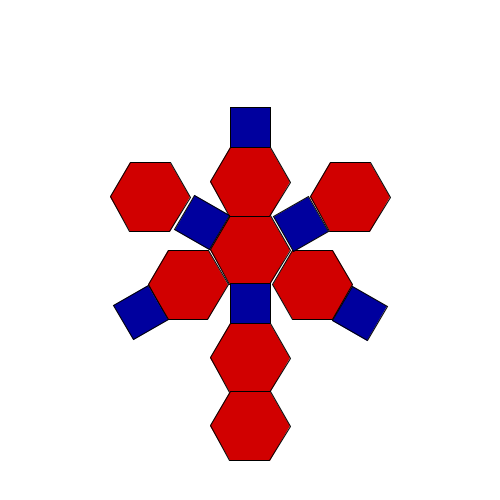
Frame 1 (no input)
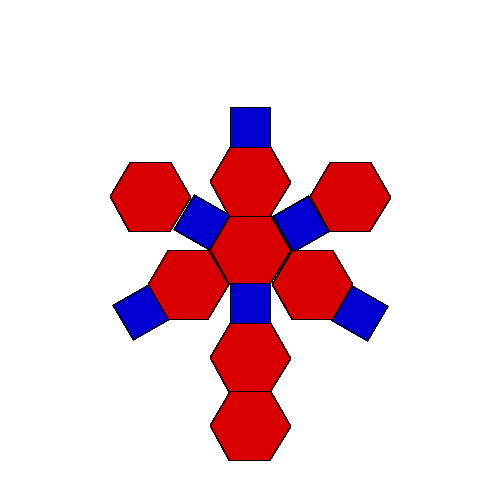
Frame 60 (the mouse pressed at the canvas centre just before this capture)
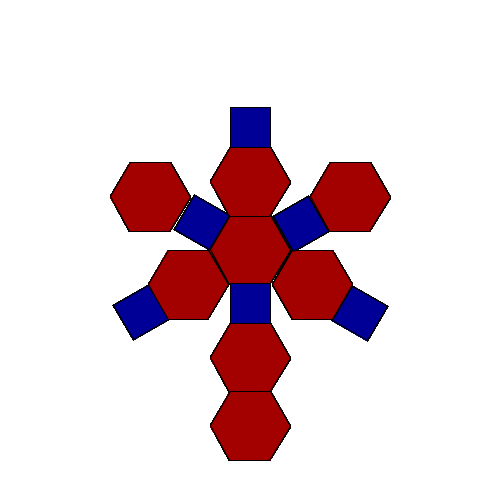
Frame 120 (the mouse held since frame 60 and released just before this capture)

The Processing sketch that drew these frames (run headless with seeded random() and noise(); from frame 60 on, the mouse is pressed at the canvas centre):

// Processing sketch: Exercise02302
// ── Exercise02302.pde
// Got stuck, used hexagon code from https://www.openprocessing.org/sketch/117535
/* Lovato, Griffin
*
* 11/28/2017
*
* Truncated Octahedron
*/

void setup() {
  size(500,500);
  background(255);
}

void draw() {
  fill(random(125,255),0,0);
  drawHexagon(250,250,40);
  
  pushMatrix();
  translate(0,-68);
  drawHexagon(250,250,40);
  translate(100,15);
  drawHexagon(250,250,40);
  translate(-200,0);
  drawHexagon(250,250,40);
  popMatrix();
  
  pushMatrix();
  translate(62.75,34.75);
  drawHexagon(250,250,40);
  popMatrix();
  
  pushMatrix();
  translate(-62,34.75);
  drawHexagon(250,250,40);
  popMatrix();

  pushMatrix();
  translate(0,108);
  drawHexagon(250,250,40);
  translate(0,68);
  drawHexagon(250,250,40);
  popMatrix();
  
  fill(0,0,random(125,255));
  rect(230,283,40,40);
  
  pushMatrix();
  translate(0,-176);
  rect(230,283,40,40);
  popMatrix();
  
  pushMatrix();
  translate(40,-68);
  rotate(-PI/6);
  rect(59.9,363.5,40,40);
  translate(-183,-3.5);
  rect(59.9,363.5,40,40);
  popMatrix();
  
  pushMatrix();
  translate(-170,100);
  rotate(-PI/3);
  rect(59.9,363.5,40,40);
  translate(0,182);
  rect(59.9,363.5,40,40);
  popMatrix();
}

void drawHexagon(float x, float y, float radius) {
  pushMatrix();
  translate(x, y);
  beginShape();
  for (int i = 0; i < 6; i++) {
    pushMatrix();
    float angle = PI*i/3;
    vertex(cos(angle) * radius, sin(angle) * radius);
    popMatrix();
  }
  endShape(CLOSE);
  popMatrix();
}
